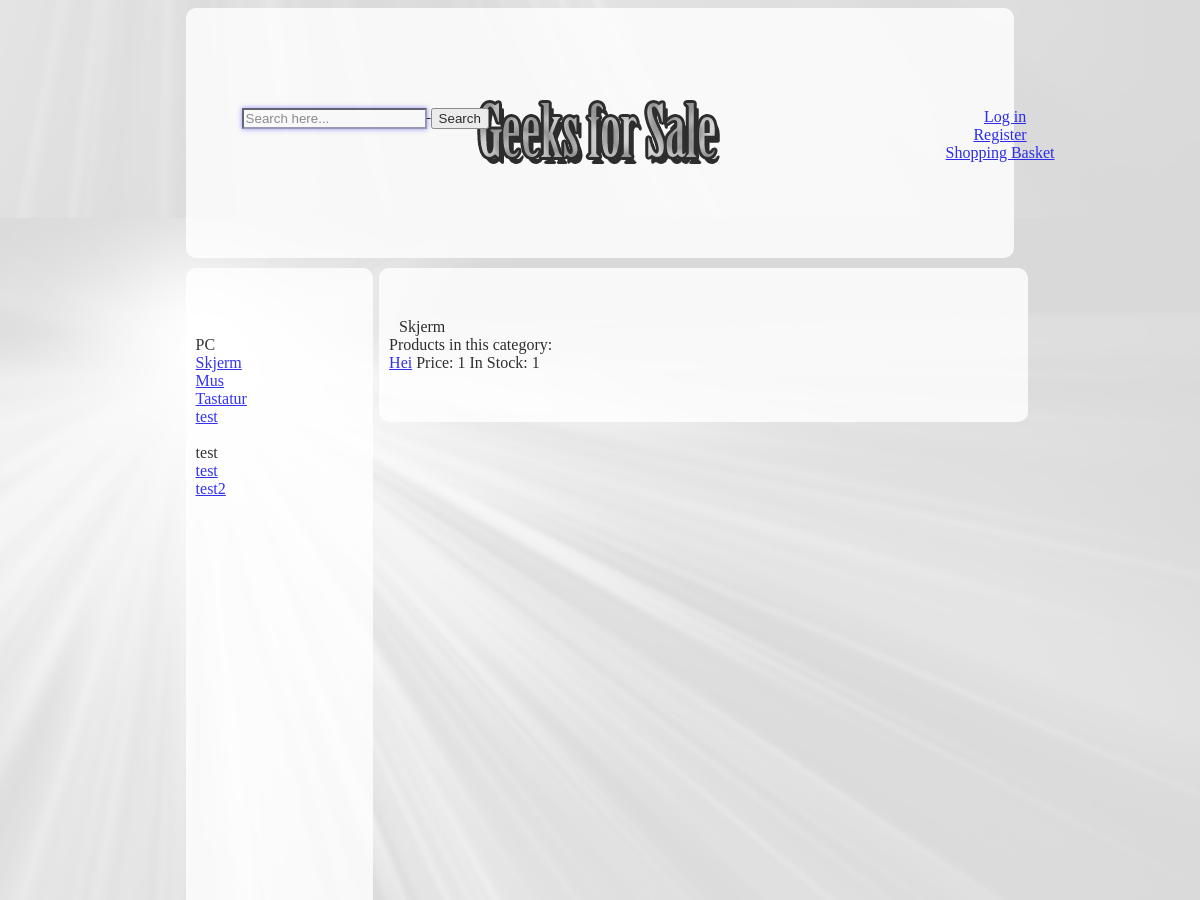
Before: /productcategory.php?id=1 (upper part) with the older database file.
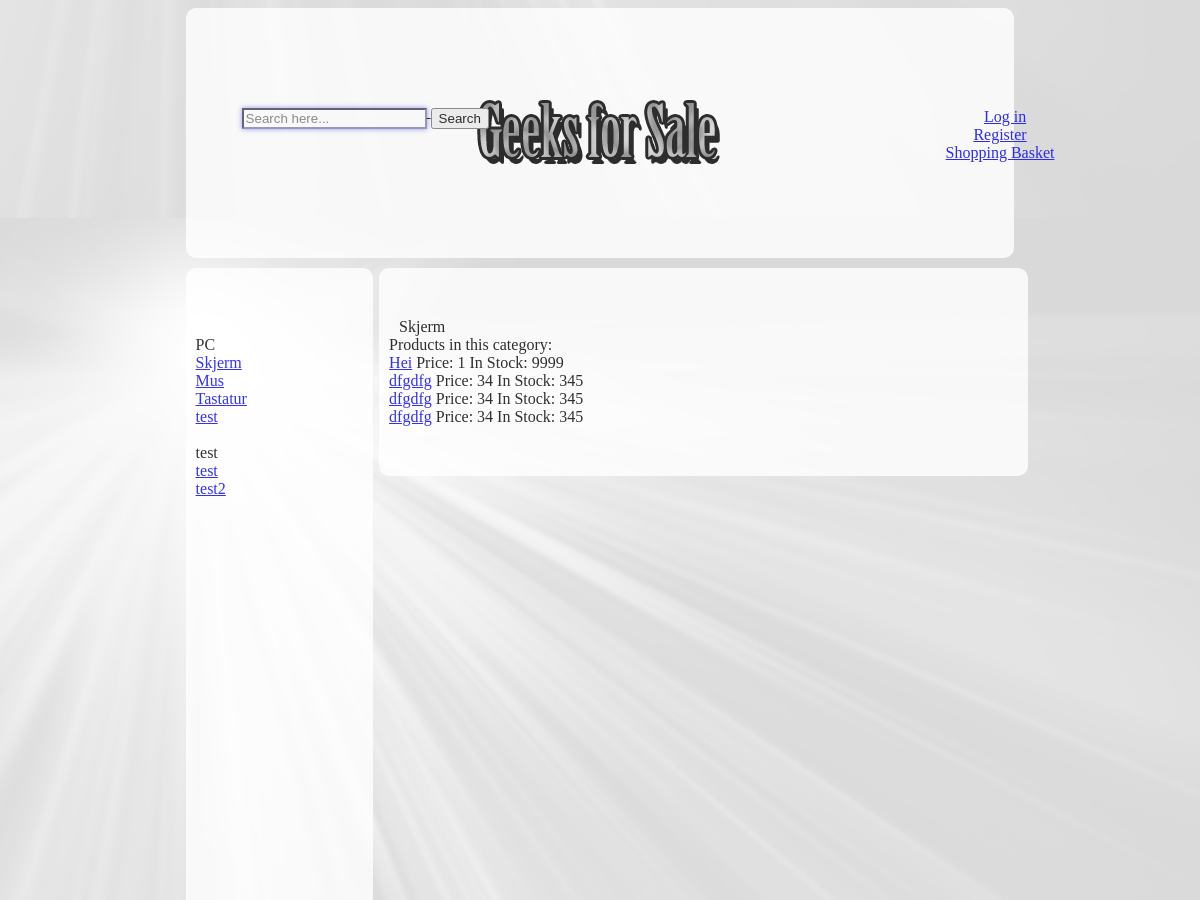
After: the same page with the newer database file.
### tables this page shows
CREATE TABLE IF NOT EXISTS `productcategory` (
  `id` int(10) unsigned NOT NULL AUTO_INCREMENT,
  `categoryName` text NOT NULL,
  PRIMARY KEY (`id`)
);

CREATE TABLE IF NOT EXISTS `subcategory` (
  `id` int(10) unsigned NOT NULL AUTO_INCREMENT,
  `name` text NOT NULL,
  `categoryid` int(11) NOT NULL,
  PRIMARY KEY (`id`),
  KEY `categoryid` (`categoryid`)
);

CREATE TABLE IF NOT EXISTS `products` (
  `id` int(10) unsigned NOT NULL AUTO_INCREMENT,
  `price` int(10) unsigned NOT NULL,
  `pictures` text NOT NULL,
  `name` text NOT NULL,
  `info` text NOT NULL,
  `onStock` int(10) unsigned NOT NULL,
  `forSale` tinyint(1) NOT NULL,
  `rabatt` int(10) unsigned NOT NULL,
  `categoriID` int(10) unsigned NOT NULL,
  PRIMARY KEY (`id`)
);

### productcategory.php (the view, shortened to what this page needs)
<!DOCTYPE HTML PUBLIC "-//W3C//DTD HTML 4.01//EN"
   "http://www.w3.org/TR/html4/strict.dtd">
<HTML>
   <HEAD>
      <link rel="stylesheet" type="text/css" href="StyleIndex.css"/>
   </HEAD>
   <BODY>
     <div id="header">
      <?php include("topmenu.php"); ?>
      <s>
       <form class="form-wrapper cf">
          <input type="text" placeholder="Search here..." required>
          <button type="submit">Search</button>
       </form>
    </s>
 </div>
 <div id="menu">
   <?php
   require_once 'menu.php';
   ?>
</div>
<div id="content">
   <?php
   $id = $_GET['id'];
   $sql = "Select * from subcategory where id=:id";
   $sth = $db->prepare($sql);
   $sth->bindValue (':id', $id);
   $sth->execute();
   $sth->setFetchMode(PDO::FETCH_ASSOC);
   $row = $sth->fetch();
   echo $row['name']."<br>";
   echo "Products in this category: ";
   $sql = "Select * from products where categoriID=:id";
   $sth = $db->prepare($sql);
   $sth->bindValue (':id', $id);
   $sth->execute();
   $sth->setFetchMode(PDO::FETCH_ASSOC);
   echo "<br>";
   while($row = $sth->fetch()){
      if($row['forSale'] != "0")
         echo "<a href=\"productdetails.php?id=".$row['id']."\">".$row['name']."</a> Price: ".$row['price']." In Stock: ".$row['onStock']."<br>";
   }
   ?>
</div>
</BODY>
</HTML>

### menu.php
<?php
require "db.php";
$sql = "Select * from productcategory";
$sth = $db->prepare($sql);
$sth->execute();
$sth->setFetchMode(PDO::FETCH_ASSOC);
while($row = $sth->fetch()){
	echo "<br>".$row['categoryName']."<br>";
	$sql = "Select * from subcategory where categoryid = ".$row['id'];
	$sth2 = $db->prepare($sql);
	$sth2->execute();
	$sth2->setFetchMode(PDO::FETCH_ASSOC);
	while($rows = $sth2->fetch()){
		echo "<a href=\"productcategory.php?id=".$rows['id']."\">".$rows['name']."</a><br>";
	}
}
?>

Changed rows visible on the page:
changed products "Hei": onStock "1" → "9999"
added products: name "dfgdfg", price "34", onStock "345"
added products: name "dfgdfg", price "34", onStock "345"
added products: name "dfgdfg", price "34", onStock "345"
